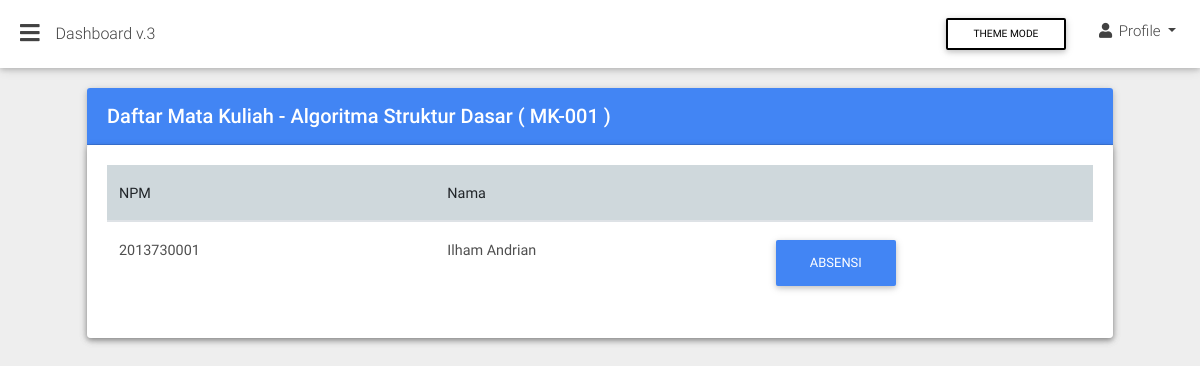
Screenshot of /index.php?page=mk-mahasiswa&id=1 with the database file from the repository.
### tables this page shows
CREATE TABLE `matakuliah` (
  `id` bigint(250) NOT NULL,
  `kode` varchar(99) NOT NULL,
  `nama` varchar(99) NOT NULL,
  `sks` int(1) NOT NULL,
  `absent` int(11) NOT NULL
);

CREATE TABLE `mahasiswa` (
  `id` bigint(100) NOT NULL,
  `npm` bigint(10) NOT NULL,
  `nama` varchar(25) NOT NULL DEFAULT 'DEFAULT NAME',
  `session_key` text NOT NULL,
  `email` varchar(99) NOT NULL,
  `password` varchar(99) NOT NULL,
  `prodi_id` int(11) DEFAULT NULL
);

### views/mk_mahasiswa.php (the view, shortened to what this page needs)
<div class="container-fluid">
    <section class="pb-3">
        <div class="row">
          <div class="col-12">
            <div class="card">
            	<?php
            		$matakuliah_id = (isset($_GET['id']))? $_GET['id'] : '';
            		$servername = "localhost";
					$username = "root";
					$password = "";
					$dbname = "skripsi";
					$conn = mysqli_connect($servername, $username, $password, $dbname);
					$sql = "SELECT nama, kode FROM matakuliah WHERE id=".$matakuliah_id;
					$result = mysqli_query($conn, $sql);
					if (mysqli_num_rows($result) > 0) {
					    while($row = mysqli_fetch_assoc($result)) {
					    	echo '<div class="card-header white-text primary-color"><h5 class="font-weight-500 my-1">Daftar Mata Kuliah - '.$row["nama"].' ( '.$row["kode"].' ) </h5></div>';
					    }
					}else{
						echo '<div class="card-header white-text primary-color"><h5 class="font-weight-500 my-1">Daftar Mata Kuliah</h5></div>';
					}
            	?>
              	<div class="card">
		          	<div class="card-body table-responsive">
		            	<table class="table">
		              		<thead>
		                		<tr class="blue-grey lighten-4">
		                  			<th class="th-lg">NPM</th>
		                  			<th class="th-lg">Nama</th>
		                  			<th></th>
		                		</tr>
			              	</thead>
			              	<tbody>
			              		<?php
									$sql = "SELECT mahasiswa.id AS id, matakuliah.id AS mk_id, mahasiswa.npm, mahasiswa.nama FROM mahasiswa JOIN mk_mahasiswa ON mk_mahasiswa.mahasiswa_id = mahasiswa.id JOIN matakuliah ON matakuliah.id = mk_mahasiswa.matakuliah_id WHERE matakuliah.id = ".$matakuliah_id;
									$result = mysqli_query($conn, $sql);
									if (mysqli_num_rows($result) > 0) {
									    while($row = mysqli_fetch_assoc($result)) {
									        echo "<tr>";
									        echo "<td>".$row["npm"]."</td>";
				                  			echo "<td>".$row["nama"]."</td>";
				                  			echo "<td>";
				                  			echo "<a href='index.php?page=absensi&mahasiswa_id=".$row["id"]."&matakuliah_id=".$row["mk_id"]."' class='btn btn-primary'> Absensi </a>";
				                  			echo "</td>";
									    }
									}
									?>
			              </tbody>
		            	</table>
		          	</div>
		        </div>
            </div>
        </div>
    </section>
</div>

### rows the page displays
matakuliah: nama "Algoritma Struktur Dasar", kode "MK-001"
mahasiswa: npm "2013730001", nama "Ilham Andrian"
